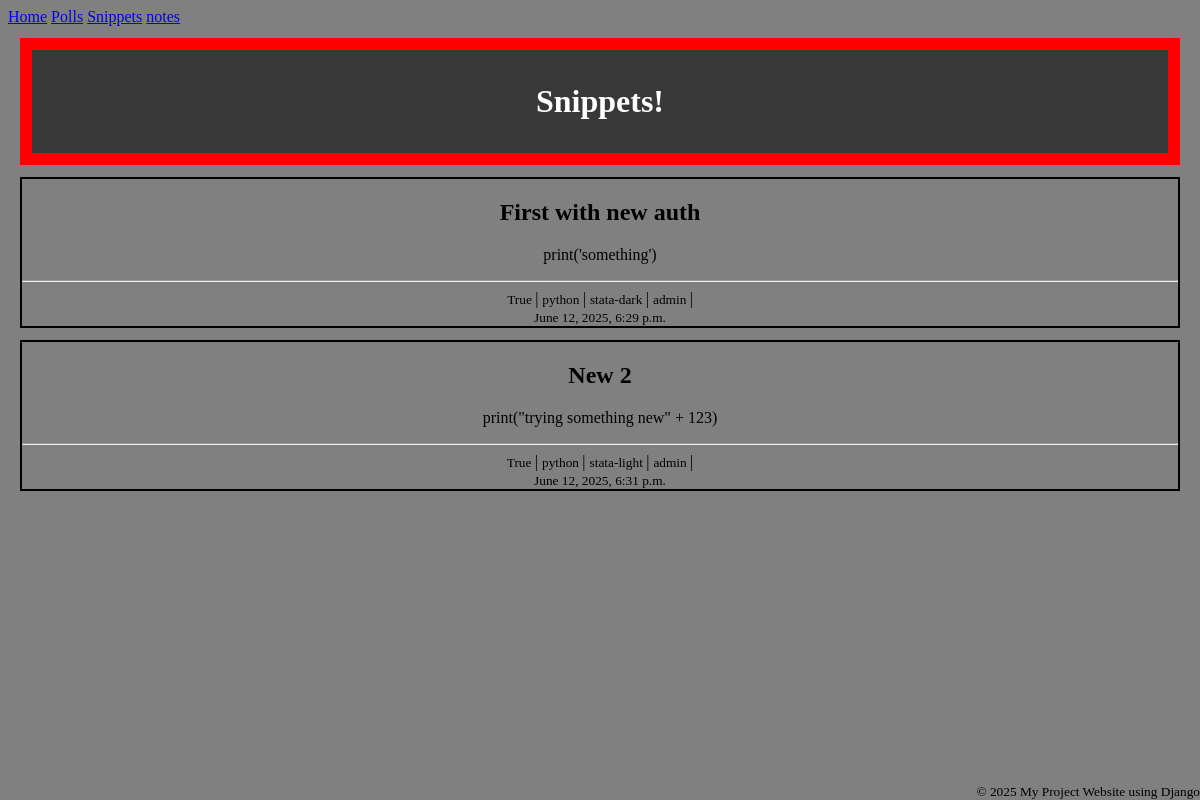
/snippets/, run on the app's committed database.
### snippets/models.py (models this page shows, shortened)
class Snippet(models.Model):
    created = models.DateTimeField(auto_now_add=True)
    title = models.CharField(max_length=100, blank=True, default="")
    code = models.TextField()
    linenos = models.BooleanField(default=False)
    language = models.CharField(
        choices=LANGUAGE_CHOICES, default="python", max_length=100
    )
    style = models.CharField(choices=STYLE_CHOICES, default="friendly", max_length=100)
    owner = models.ForeignKey(
        "auth.User", related_name="snippets", on_delete=models.CASCADE
    )
    highlighted = models.TextField()
    class Meta:
        ordering = ["created"]

### frontend/views.py (the view)
# urls.py: path("snippets/", views.SnippetsPageView.as_view(), name= "snippets"),
class SnippetsPageView(ListView):
    template_name = "frontend/snippets.html"
    queryset = Snippet.objects.all()
    model = Snippet
    context_object_name = "snippets"
    paginate_by = 10

### frontend/templates/frontend/snippets.html
{% extends 'frontend/base.html' %}
{% block content %}
    <div class="header">
        <h1> Snippets! </h1>
    </div>
    {% for content in snippets %}
    <article>
        <div style="border: 2px solid black; margin: 12px; text-align: center;">
            <h2> {{ content.title }} </h2>
            <p> {{ content.code }} </p>
            <hr>
            <small> {{ content.linenos }} </small> |
            <small> {{ content.language }} </small> |
            <small> {{ content.style }} </small> |
            <small> {{ content.owner }} </small> |
            <br>
            <small> {{ content.created }} </small>
        </div>
    </article>
    {% endfor %}
{% endblock %}

### frontend/static/frontend/styles.css (style rules this page uses)
body { background-color: grey; }
.header { background-color: rgb(56, 56, 56); color: white; justify-content: center; text-align: center; margin: 1%; padding: 1%; border: 12px solid red; }

### data on the page
Snippet: title "First with new auth", code "print('something')", linenos "True", language "python", style "stata-dark", owner "admin", created "June 12, 2025, 6:29 p.m."
Snippet: title "New 2", code "print(\"trying something new\" + 123)", linenos "True", language "python", style "stata-light", owner "admin", created "June 12, 2025, 6:31 p.m."
